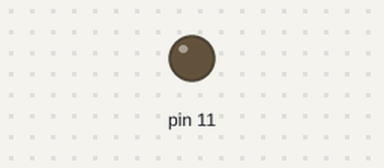
The sketch below on a simulated Arduino Uno, built with avr-gcc and run on an emulated ATmega328P. On the bench: output pins drawn as LEDs (lit = HIGH).

Above: at 0.05 s.
At 0.65 s:
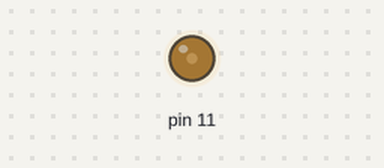
At 1.3 s:
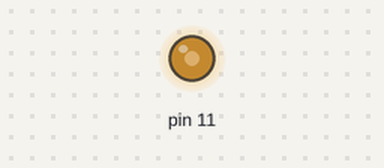
At 2.6 s:
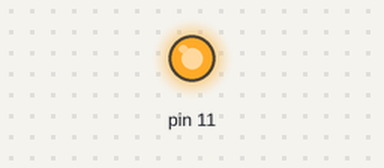
Timing chart, 0 to 6.0 s (numbered marks = the images above):
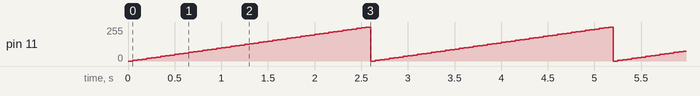

The sketch:

sketch_may4b.ino
```cpp
// C++ code
//
int definir = 0;

int i = 0;

void setup()
{
  pinMode(11, OUTPUT);
}

void loop()
{
  for (i = 0; i <= 255; i += 5) {
    analogWrite(11, i);
    delay(50); // Wait for 50 millisecond(s)
  }
}
```

Measured:
- by itself, pin 11: ramps from 0/255 to 255/255 and jumps back, once every 2.6 s
